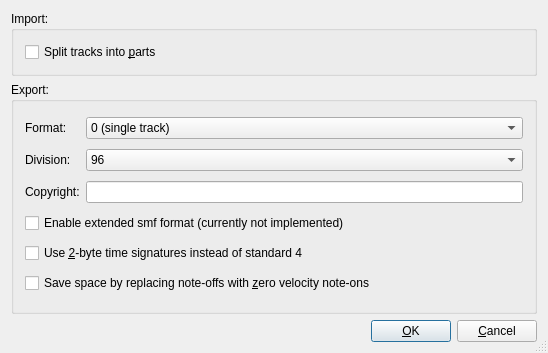
<?xml version="1.0" encoding="UTF-8"?>
<ui version="4.0" stdsetdef="1">
  <author></author>
  <comment></comment>
  <exportmacro></exportmacro>
  <class>ConfigMidiFileBase</class>
  <widget class="QDialog" name="ConfigMidiFileBase">
    <property name="geometry">
      <rect>
        <x>0</x>
        <y>0</y>
        <width>548</width>
        <height>353</height>
      </rect>
    </property>
    <property name="windowTitle">
      <string>OOMidi: Config Midi File Import/Export</string>
    </property>
    <property name="sizeGripEnabled">
      <bool>true</bool>
    </property>
    <layout class="QVBoxLayout">
      <item>
        <widget class="QGroupBox" name="midiImportGroupBox">
          <property name="sizePolicy">
            <sizepolicy>
              <hsizetype>5</hsizetype>
              <vsizetype>1</vsizetype>
              <horstretch>0</horstretch>
              <verstretch>0</verstretch>
            </sizepolicy>
          </property>
          <property name="title">
            <string>Import:</string>
          </property>
          <layout class="QGridLayout">
            <item row="0" column="0">
              <widget class="QCheckBox" name="splitPartsCheckBox">
                <property name="text">
                  <string>Split tracks into &amp;parts</string>
                </property>
                <property name="shortcut">
                  <string>Alt+P</string>
                </property>
                <property name="toolTip" stdset="0">
                  <string>Split tracks into parts, or one single part</string>
                </property>
              </widget>
            </item>
          </layout>
        </widget>
      </item>
      <item>
        <widget class="QGroupBox" name="midiExportGroupBox">
          <property name="sizePolicy">
            <sizepolicy>
              <hsizetype>5</hsizetype>
              <vsizetype>7</vsizetype>
              <horstretch>0</horstretch>
              <verstretch>0</verstretch>
            </sizepolicy>
          </property>
          <property name="title">
            <string>Export:</string>
          </property>
          <layout class="QGridLayout">
            <item row="2" column="1">
              <widget class="QLineEdit" name="copyrightEdit"/>
            </item>
            <item row="1" column="1">
              <widget class="QComboBox" name="divisionCombo">
                <item>
                  <property name="text">
                    <string>96</string>
                  </property>
                </item>
                <item>
                  <property name="text">
                    <string>192</string>
                  </property>
                </item>
                <item>
                  <property name="text">
                    <string>384</string>
                  </property>
                </item>
              </widget>
            </item>
            <item row="3" column="0" rowspan="1" colspan="2">
              <widget class="QCheckBox" name="extendedFormat">
                <property name="enabled">
                  <bool>true</bool>
                </property>
                <property name="text">
                  <string>Enable extended smf format (currently not implemented)</string>
                </property>
              </widget>
            </item>
            <item row="4" column="0" rowspan="1" colspan="2">
              <widget class="QCheckBox" name="twoByteTimeSigs">
                <property name="text">
                  <string>Use &amp;2-byte time signatures instead of standard 4</string>
                </property>
                <property name="shortcut">
                  <string>Alt+2</string>
                </property>
              </widget>
            </item>
            <item row="2" column="0">
              <widget class="QLabel" name="textLabel2">
                <property name="text">
                  <string>Copyright:</string>
                </property>
                <property name="wordWrap">
                  <bool>false</bool>
                </property>
              </widget>
            </item>
            <item row="0" column="0">
              <widget class="QLabel" name="textLabel3">
                <property name="text">
                  <string>Format:</string>
                </property>
                <property name="wordWrap">
                  <bool>false</bool>
                </property>
              </widget>
            </item>
            <item row="1" column="0">
              <widget class="QLabel" name="textLabel1">
                <property name="text">
                  <string>Division:</string>
                </property>
                <property name="wordWrap">
                  <bool>false</bool>
                </property>
              </widget>
            </item>
            <item row="5" column="0" rowspan="1" colspan="2">
              <widget class="QCheckBox" name="optNoteOffs">
                <property name="text">
                  <string>Save space by replacing note-offs with &amp;zero velocity note-ons</string>
                </property>
                <property name="shortcut">
                  <string>Alt+Z</string>
                </property>
              </widget>
            </item>
            <item row="0" column="1">
              <widget class="QComboBox" name="formatCombo">
                <item>
                  <property name="text">
                    <string>0 (single track)</string>
                  </property>
                </item>
                <item>
                  <property name="text">
                    <string>1 (multiple tracks)</string>
                  </property>
                </item>
              </widget>
            </item>
          </layout>
        </widget>
      </item>
      <item>
        <layout class="QHBoxLayout">
          <property name="margin">
            <number>0</number>
          </property>
          <property name="spacing">
            <number>6</number>
          </property>
          <item>
            <spacer name="Horizontal Spacing2">
              <property name="sizeHint">
                <size>
                  <width>20</width>
                  <height>20</height>
                </size>
              </property>
              <property name="sizeType">
                <enum>QSizePolicy::Expanding</enum>
              </property>
              <property name="orientation">
                <enum>Qt::Horizontal</enum>
              </property>
            </spacer>
          </item>
          <item>
            <widget class="QPushButton" name="buttonOk">
              <property name="text">
                <string>&amp;OK</string>
              </property>
              <property name="shortcut">
                <string/>
              </property>
              <property name="autoDefault">
                <bool>true</bool>
              </property>
              <property name="default">
                <bool>true</bool>
              </property>
            </widget>
          </item>
          <item>
            <widget class="QPushButton" name="buttonCancel">
              <property name="text">
                <string>&amp;Cancel</string>
              </property>
              <property name="shortcut">
                <string/>
              </property>
              <property name="autoDefault">
                <bool>true</bool>
              </property>
            </widget>
          </item>
        </layout>
      </item>
    </layout>
  </widget>
  <layoutdefault spacing="6" margin="11"/>
  <connections>
    <connection>
      <sender>buttonOk</sender>
      <signal>clicked()</signal>
      <receiver>ConfigMidiFileBase</receiver>
      <slot>accept()</slot>
    </connection>
    <connection>
      <sender>buttonCancel</sender>
      <signal>clicked()</signal>
      <receiver>ConfigMidiFileBase</receiver>
      <slot>reject()</slot>
    </connection>
  </connections>
</ui>
